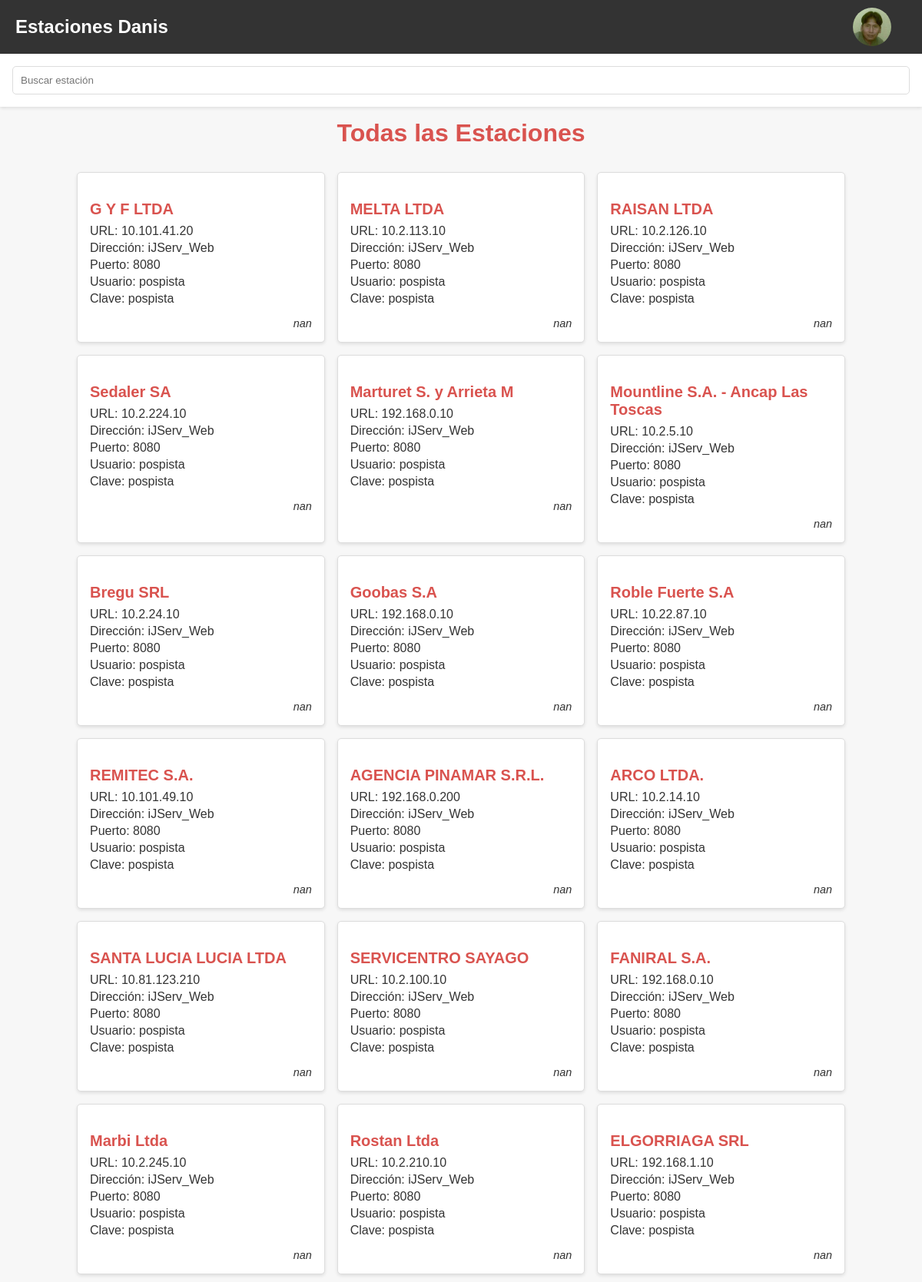
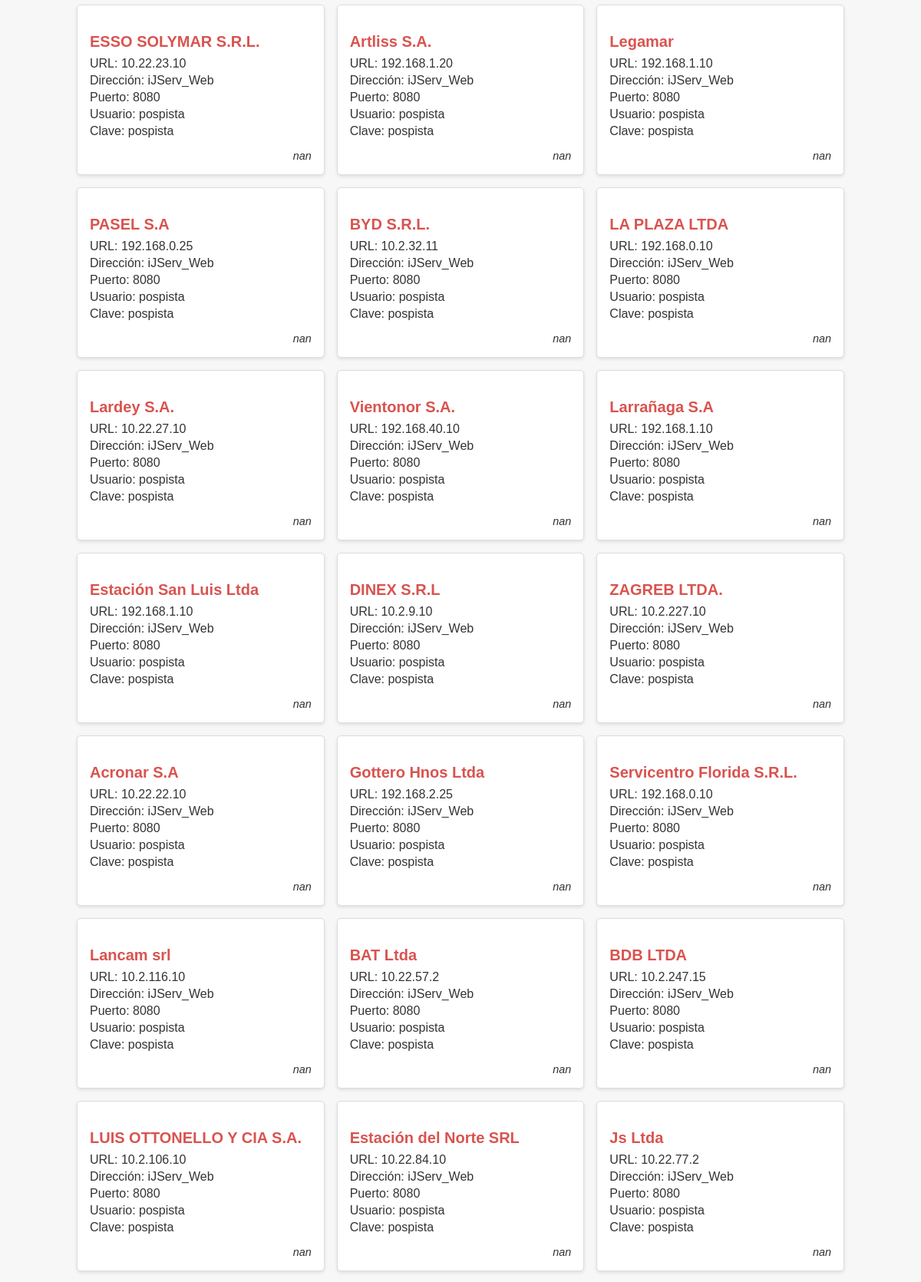
Page /verEstaciones/ (upper part) on the committed database (2 pictures, top to bottom).
### estaciones/models.py (models this page shows, shortened)
class Estacion(models.Model):
    razon_social = models.CharField(max_length=255)
    url = models.URLField(max_length=255)
    direccion = models.CharField(max_length=255)
    puerto = models.IntegerField()
    usuario = models.CharField(max_length=100)
    clave = models.CharField(max_length=100)
    observacion = models.TextField(blank=True, null=True)

### estaciones/views.py (the view)
# urls.py: path('verEstaciones/', views.ver_estaciones, name='ver_estaciones'),  # Ruta para ver estaciones
def ver_estaciones(request):
    estaciones = Estacion.objects.all()
    return render(request, 'estaciones/ver_estaciones.html', {'estaciones': estaciones})

### estaciones/templates/estaciones/ver_estaciones.html (shortened to what this page needs)
{% load static %}
<!DOCTYPE html>
<html lang="en">
<head>
    <link rel="stylesheet" href="{% static 'css/verEstaciones.css' %}">
</head>
<body>
    <header class="navbar">
        <a href="#" class="logo">Estaciones Danis</a>
        <div class="nav-items">
            <img src="{% static 'img/peru.jpg' %}" alt="Goku" class="goku-image">
        </div>
    </header>
<div id="buscador">
    <input type="text" id="campoBusqueda" placeholder="Buscar estación">
</div>
<h1>Todas las Estaciones</h1>
<div id="listaEstaciones">
    {% for estacion in estaciones %}
        <div class="estacion">
            <div class="estacion-info">
                <h3>{{ estacion.razon_social }}</h3>
                <p>URL: {{ estacion.url }}</p>
                <p>Dirección: {{ estacion.direccion }}</p>
                <p>Puerto: {{ estacion.puerto }}</p>
                <p>Usuario: {{ estacion.usuario }}</p>
                <p>Clave: {{ estacion.clave }}</p>
            </div>
            <div class="estacion-observacion">
                {{ estacion.observacion }}
            </div>
        </div>
    {% endfor %}
</div>
</body>
</html>

### estaciones/static/css/verEstaciones.css (style rules this page uses)
:root { --primary-color: #d9534f; --text-color: #333; --bg-color: #fff; --border-color: #ddd; --box-shadow: 0 2px 4px rgba(0, 0, 0, 0.1); --hover-color: #b33b32; --border-radius: 5px; }
body { font-family: 'Poppins', sans-serif; background-color: #f7f7f7; color: var(--text-color); margin: 0; padding: 0; }
h1 { text-align: center; color: var(--primary-color); margin: 1rem 0; }
.navbar { background-color: #333; color: white; padding: 10px 20px; display: flex; justify-content: space-between; align-items: center; }
.logo { font-size: 1.5rem; font-weight: bold; color: white; text-decoration: none; }
.nav-items { display: flex; align-items: center; }
.goku-image { width: 50px; height: 50px; margin-right: 20px; border-radius: 50%; }
#buscador { background-color: var(--bg-color); box-shadow: var(--box-shadow); padding: 1rem; display: flex; justify-content: center; gap: 1rem; flex-wrap: wrap; }
#buscador input[type="text"] { padding: 0.625rem; border: 1px solid var(--border-color); border-radius: var(--border-radius); flex: 1; min-width: 240px; }
#listaEstaciones { display: grid; grid-template-columns: repeat(auto-fill, minmax(300px, 1fr)); grid-gap: 1rem; margin: 1rem auto; padding: 1rem; max-width: 1000px; }
.estacion { background: var(--bg-color); border: 1px solid var(--border-color); border-radius: var(--border-radius); box-shadow: var(--box-shadow); padding: 1rem; transition: transform 0.3s ease-in-out; }
.estacion-info { margin-bottom: 15px; }
.estacion-info h3 { color: var(--primary-color); font-size: 1.25rem; margin-bottom: 0.5rem; }
.estacion-info p { font-size: 1rem; margin: 0.25rem 0; color: var(--text-color); }
.estacion-observacion { font-size: 0.9rem; color: var(--text-color); font-style: italic; text-align: right; }

### rows in the picture
Estacion: razon_social "G Y F LTDA", url "10.101.41.20", direccion "iJServ_Web", puerto "8080", usuario "pospista", clave "pospista", observacion "nan"
Estacion: razon_social "MELTA LTDA", url "10.2.113.10", direccion "iJServ_Web", puerto "8080", usuario "pospista", clave "pospista", observacion "nan"
Estacion: razon_social "RAISAN LTDA", url "10.2.126.10", direccion "iJServ_Web", puerto "8080", usuario "pospista", clave "pospista", observacion "nan"
Estacion: razon_social "Sedaler SA", url "10.2.224.10", direccion "iJServ_Web", puerto "8080", usuario "pospista", clave "pospista", observacion "nan"
Estacion: razon_social "Marturet S. y Arrieta M", url "192.168.0.10", direccion "iJServ_Web", puerto "8080", usuario "pospista", clave "pospista", observacion "nan"
Estacion: razon_social "Mountline S.A. - Ancap Las Toscas", url "10.2.5.10", direccion "iJServ_Web", puerto "8080", usuario "pospista", clave "pospista", observacion "nan"
Estacion: razon_social "Bregu SRL", url "10.2.24.10", direccion "iJServ_Web", puerto "8080", usuario "pospista", clave "pospista", observacion "nan"
Estacion: razon_social "Goobas S.A", url "192.168.0.10", direccion "iJServ_Web", puerto "8080", usuario "pospista", clave "pospista", observacion "nan"
Estacion: razon_social "Roble Fuerte S.A", url "10.22.87.10", direccion "iJServ_Web", puerto "8080", usuario "pospista", clave "pospista", observacion "nan"
Estacion: razon_social "REMITEC S.A.", url "10.101.49.10", direccion "iJServ_Web", puerto "8080", usuario "pospista", clave "pospista", observacion "nan"
Estacion: razon_social "AGENCIA PINAMAR S.R.L.", url "192.168.0.200", direccion "iJServ_Web", puerto "8080", usuario "pospista", clave "pospista", observacion "nan"
Estacion: razon_social "ARCO LTDA.", url "10.2.14.10", direccion "iJServ_Web", puerto "8080", usuario "pospista", clave "pospista", observacion "nan"
Estacion: razon_social "SANTA LUCIA LUCIA LTDA", url "10.81.123.210", direccion "iJServ_Web", puerto "8080", usuario "pospista", clave "pospista", observacion "nan"
Estacion: razon_social "SERVICENTRO SAYAGO", url "10.2.100.10", direccion "iJServ_Web", puerto "8080", usuario "pospista", clave "pospista", observacion "nan"
Estacion: razon_social "FANIRAL S.A.", url "192.168.0.10", direccion "iJServ_Web", puerto "8080", usuario "pospista", clave "pospista", observacion "nan"
Estacion: razon_social "Marbi Ltda", url "10.2.245.10", direccion "iJServ_Web", puerto "8080", usuario "pospista", clave "pospista", observacion "nan"
Estacion: razon_social "Rostan Ltda", url "10.2.210.10", direccion "iJServ_Web", puerto "8080", usuario "pospista", clave "pospista", observacion "nan"
Estacion: razon_social "ELGORRIAGA SRL", url "192.168.1.10", direccion "iJServ_Web", puerto "8080", usuario "pospista", clave "pospista", observacion "nan"
Estacion: razon_social "ESSO SOLYMAR S.R.L.", url "10.22.23.10", direccion "iJServ_Web", puerto "8080", usuario "pospista", clave "pospista", observacion "nan"
Estacion: razon_social "Artliss S.A.", url "192.168.1.20", direccion "iJServ_Web", puerto "8080", usuario "pospista", clave "pospista", observacion "nan"
Estacion: razon_social "Legamar", url "192.168.1.10", direccion "iJServ_Web", puerto "8080", usuario "pospista", clave "pospista", observacion "nan"
Estacion: razon_social "PASEL S.A", url "192.168.0.25", direccion "iJServ_Web", puerto "8080", usuario "pospista", clave "pospista", observacion "nan"
Estacion: razon_social "BYD S.R.L.", url "10.2.32.11", direccion "iJServ_Web", puerto "8080", usuario "pospista", clave "pospista", observacion "nan"
Estacion: razon_social "LA PLAZA LTDA", url "192.168.0.10", direccion "iJServ_Web", puerto "8080", usuario "pospista", clave "pospista", observacion "nan"
Estacion: razon_social "Lardey S.A.", url "10.22.27.10", direccion "iJServ_Web", puerto "8080", usuario "pospista", clave "pospista", observacion "nan"
Estacion: razon_social "Vientonor S.A.", url "192.168.40.10", direccion "iJServ_Web", puerto "8080", usuario "pospista", clave "pospista", observacion "nan"
Estacion: razon_social "Larrañaga S.A", url "192.168.1.10", direccion "iJServ_Web", puerto "8080", usuario "pospista", clave "pospista", observacion "nan"
Estacion: razon_social "Estación San Luis Ltda", url "192.168.1.10", direccion "iJServ_Web", puerto "8080", usuario "pospista", clave "pospista", observacion "nan"
Estacion: razon_social "DINEX S.R.L", url "10.2.9.10", direccion "iJServ_Web", puerto "8080", usuario "pospista", clave "pospista", observacion "nan"
Estacion: razon_social "ZAGREB LTDA.", url "10.2.227.10", direccion "iJServ_Web", puerto "8080", usuario "pospista", clave "pospista", observacion "nan"
Estacion: razon_social "Acronar S.A", url "10.22.22.10", direccion "iJServ_Web", puerto "8080", usuario "pospista", clave "pospista", observacion "nan"
Estacion: razon_social "Gottero Hnos Ltda", url "192.168.2.25", direccion "iJServ_Web", puerto "8080", usuario "pospista", clave "pospista", observacion "nan"
Estacion: razon_social "Servicentro Florida S.R.L.", url "192.168.0.10", direccion "iJServ_Web", puerto "8080", usuario "pospista", clave "pospista", observacion "nan"
Estacion: razon_social "Lancam srl", url "10.2.116.10", direccion "iJServ_Web", puerto "8080", usuario "pospista", clave "pospista", observacion "nan"
Estacion: razon_social "BAT Ltda", url "10.22.57.2", direccion "iJServ_Web", puerto "8080", usuario "pospista", clave "pospista", observacion "nan"
Estacion: razon_social "BDB LTDA", url "10.2.247.15", direccion "iJServ_Web", puerto "8080", usuario "pospista", clave "pospista", observacion "nan"
Estacion: razon_social "LUIS OTTONELLO Y CIA S.A.", url "10.2.106.10", direccion "iJServ_Web", puerto "8080", usuario "pospista", clave "pospista", observacion "nan"
Estacion: razon_social "Estación del Norte SRL", url "10.22.84.10", direccion "iJServ_Web", puerto "8080", usuario "pospista", clave "pospista", observacion "nan"
Estacion: razon_social "Js Ltda", url "10.22.77.2", direccion "iJServ_Web", puerto "8080", usuario "pospista", clave "pospista", observacion "nan"
